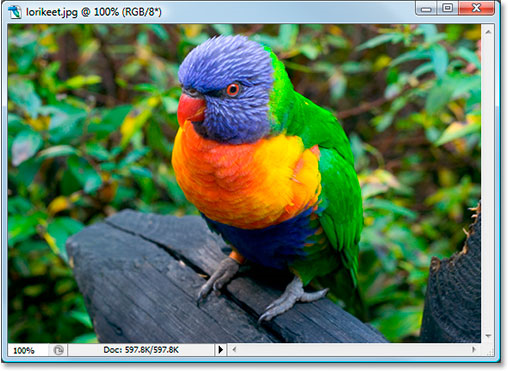
#> input picture part-4  Color Image Compression/color_image.bmp, 508 x 371 px
$ python main.py
#> lines starting #> are read from the running program, lines starting #| are printed output that depends on the picture
from PIL import Image
import numpy as np
import os
import math
import struct
from collections import Counter


# --- LZW Sıkıştırma ve Açma Fonksiyonları (Gray-Scale için) ---

def compute_differences(channel):
    """
    Computes row-wise and column-wise differences for a channel
    Returns the difference image
    """
    rows, cols = channel.shape
    diff_image = np.zeros_like(channel, dtype=np.int16)

    # Row-wise differences (starting from second pixel in each row)
    diff_image[:, 1:] = channel[:, 1:].astype(np.int16) - channel[:, :-1].astype(np.int16)

    # Column-wise differences for first column (starting from second pixel)
    diff_image[1:, 0] = channel[1:, 0].astype(np.int16) - channel[:-1, 0].astype(np.int16)

    return diff_image

def restore_from_differences(diff_image):
    """
    Restores original image from differences
    """
    rows, cols = diff_image.shape
    restored = np.zeros_like(diff_image, dtype=np.uint8)

    # Restore first column
    restored[0, 0] = diff_image[0, 0]  # First pixel remains unchanged
    for i in range(1, rows):
        restored[i, 0] = (restored[i-1, 0] + diff_image[i, 0]) % 256

    # Restore rest of the image row by row
    for i in range(rows):
        for j in range(1, cols):
            restored[i, j] = (restored[i, j-1] + diff_image[i, j]) % 256

    return restored

def lzw_compress_gray(data):
    dictionary = {bytes([i]): i for i in range(256)}
    dict_size = 256
    max_dict_size = 65536  # 16-bit limit
    w = bytes()
    compressed = []

    for pixel in data:
        # Convert negative differences to positive representation
        if pixel < 0:
            pixel = 256 + pixel  # Map negative values to upper range

        wc = w + bytes([pixel % 256])
        if wc in dictionary:
            w = wc
        else:
            compressed.append(dictionary[w])
            if dict_size < max_dict_size:
                dictionary[wc] = dict_size
                dict_size += 1
            w = bytes([pixel % 256])

    if w:
        compressed.append(dictionary[w])
    return compressed

def lzw_decompress_gray(codes):
    dictionary = {i: bytes([i]) for i in range(256)}
    dict_size = 256
    w = bytes([codes.pop(0)])
    result = [w]

    for code in codes:
        if code in dictionary:
            entry = dictionary[code]
        elif code == dict_size:
            entry = w + w[:1]
        else:
            raise ValueError(f"Invalid compressed code: {code}")

        result.append(entry)
        dictionary[dict_size] = w + entry[:1]
        dict_size += 1
        w = entry

    decompressed = list(b''.join(result))
    # Convert back to signed values if necessary
    return [(x - 256 if x > 127 else x) for x in decompressed]


# --- Renkli Görüntü için Sıkıştırma ve Açma Fonksiyonları ---

def compress_color_image(image_path, compressed_file):
    """
    1. Renkli resmi açar ve RGB bileşenlerine ayırır (her biri bir gri seviye görüntüsüdür).
    2. Her kanal için LZW ile sıkıştırma uygular.
    3. Sıkıştırılmış kodları ve görüntü boyut bilgisini tek bir binary dosyada saklar.
    4. Ayrıca her kanal için metrikler hesaplanabilir.
    """
#> called with image_path = 'color_image.bmp', compressed_file = 'compressed_diff_lzw.bin'
    # Resmi aç ve RGB'ye çevir
    img = Image.open(image_path).convert("RGB")
#> img is the input picture: PIL image 508x371 RGB; mean R, G, B 97.1, 122.5, 92.7
    # Görüntü boyutları (tüm kanallar aynı boyutta)
    rows, cols = img.size[1], img.size[0]  # Pillow'da (width, height) olduğundan dikkat!
#> rows = 371; cols = 508

    # Kanal ayrımı (R, G, B)
    r, g, b = img.split()
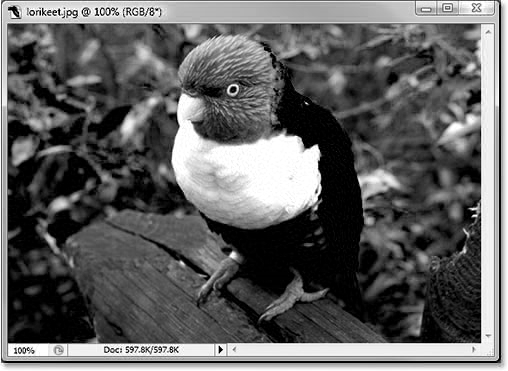
#> r: PIL image 508x371 L; min 0, max 255, mean 97.1
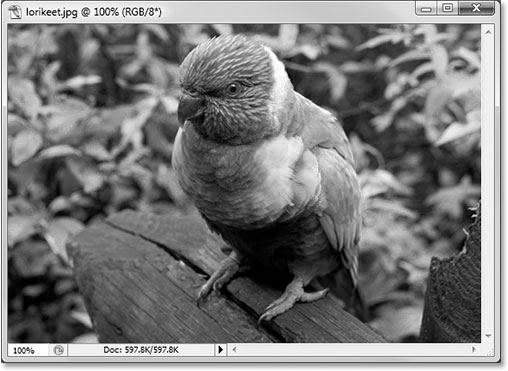
#> g: PIL image 508x371 L; min 0, max 255, mean 122.5
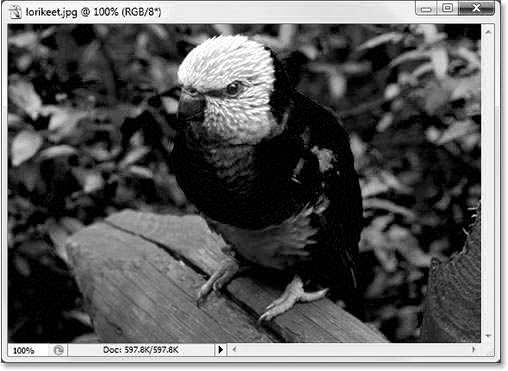
#> b: PIL image 508x371 L; min 0, max 255, mean 92.7
    channels = {'R': np.array(r, dtype=np.uint8),
                'G': np.array(g, dtype=np.uint8),
                'B': np.array(b, dtype=np.uint8)}

    # Her kanal için sıkıştırılmış kodları saklamak üzere bir yapı oluşturuyoruz
    compressed_channels = {}

    for key in channels:
        # Compute differences
        diff_image = compute_differences(channels[key])
        # Flatten and compress
        data = diff_image.flatten().tolist()
        codes = lzw_compress_gray(data)
        compressed_channels[key] = codes
#> this loop made 3 passes
#> key on passes 1 to 3: 'R', 'G', 'B'
#> pass 1, in compress_color_image, `diff_image = compute_differences(channels[key])`:
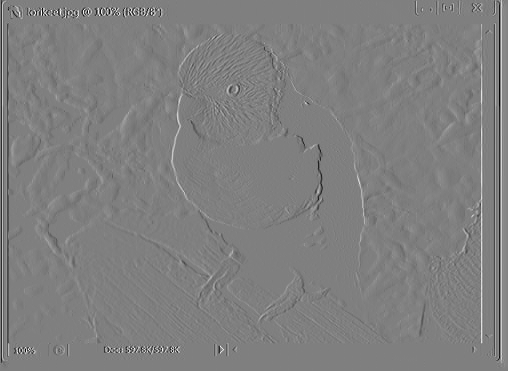
#> diff_image: shape (371, 508) int16; min -255, max 255, mean 0; drawn with min black and max white
#> after the loop, compressed_channels = 3 items

    # Sıkıştırılmış veriyi dosyaya yazıyoruz.
    # Dosya formatı:
    # 1) 4 byte: rows (unsigned int, big endian)
    # 2) 4 byte: cols (unsigned int)
    # Sonra her kanal için sırasıyla:
    # 3) 4 byte: Kanalın kod sayısı (N)
    # 4) N adet 2 byte: Her kod (unsigned short, big endian)
    with open(compressed_file, "wb") as f:
        f.write(struct.pack(">I", rows))
        f.write(struct.pack(">I", cols))
        # Kanallar R, G, B sırasıyla yazılıyor.
        for key in ['R', 'G', 'B']:
            codes = compressed_channels[key]
            f.write(struct.pack(">I", len(codes)))  # Kanal kod sayısı
            for code in codes:
                f.write(struct.pack(">H", code))  # Her kodu 2 bayt olarak yazıyoruz (H: unsigned short)
#> the loop in calculate_color_metrics, `for i in range(3):` made 3 passes
#> entropy on passes 1 to 3: 5.2, 5.24, 5.13
#> after the loop in calculate_color_metrics, `for i in range(3):`: entropies = [5.2, 5.24, 5.13]
#> in calculate_color_metrics, `avg_entropy = sum(entropies) / 3`: avg_entropy = 5.19
#> the loop in calculate_color_metrics, `for _ in range(3):` made 3 passes
#> (num_codes, total_codes) on passes 1 to 3: (69530, 69530), (69457, 138987), (68655, 207642)
#> after the loop in calculate_color_metrics, `for _ in range(3):`: total_codes = 207642
#> in calculate_color_metrics, `avg_code_length = (total_codes * 16) / (img.shape[0] * img.shape[1] * 3)`: avg_code_length = 5.88
#| Ortalama Kod Uzunluğu: 5.8759 bit/piksel
#| Ortalama Entropi: 5.1878 bit/piksel
    print("Sıkıştırma tamamlandı. Sıkıştırılmış dosya:", compressed_file)


def decompress_color_image(compressed_file, restored_image_path):
    """
    Sıkıştırılmış dosyayı açar, içindeki bilgiden RGB kanallarını LZW açma yöntemiyle geri getirir,
    orijinal boyutlara yeniden şekillendirir ve restore edilmiş renkli resmi oluşturur.
    """
#> called with compressed_file = 'compressed_diff_lzw.bin', restored_image_path = 'restored_diff_lzw.bmp'
    with open(compressed_file, "rb") as f:
        # Görüntü boyutlarını oku.
        rows = struct.unpack(">I", f.read(4))[0]
#> rows = 371
        cols = struct.unpack(">I", f.read(4))[0]
#> cols = 508
        channels_restored = {}
        for key in ['R', 'G', 'B']:
            # Her kanal için kod sayısını oku.
            num_codes = struct.unpack(">I", f.read(4))[0]
            codes = [struct.unpack(">H", f.read(2))[0] for _ in range(num_codes)]  # 2 bayt okuyoruz
            # LZW açma işlemi
            decompressed = lzw_decompress_gray(codes)
            # Yeniden 2D'ye dönüştür (uint8 formatına çeviriyoruz)
            diff_image = np.array(decompressed, dtype=np.int16).reshape((rows, cols))
            # Restore from differences
            channel_array = restore_from_differences(diff_image)
            channels_restored[key] = channel_array
#> this loop made 3 passes
#> num_codes on passes 1 to 3: 69530, 69457, 68655
#> pass 1, in decompress_color_image, `channel_array = restore_from_differences(diff_image)`:
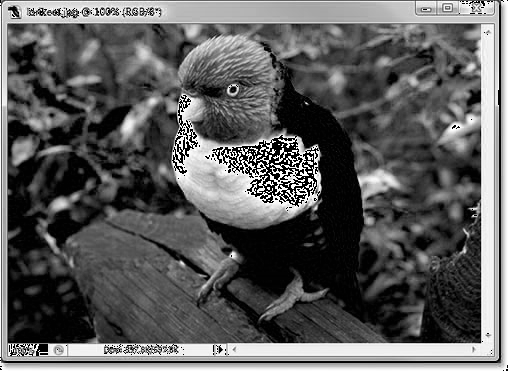
#> channel_array: shape (371, 508); min 0, max 255, mean 92.9
#> after the loop:
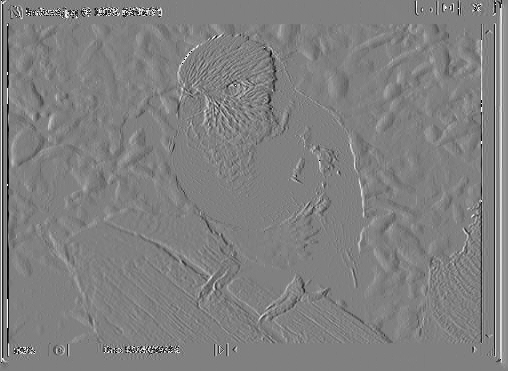
#> diff_image: shape (371, 508) int16; min -128, max 127, mean 0.2; drawn with min black and max white
#> after the loop, channels_restored = 3 items

    # Kanalları birleştirip renkli görüntü oluşturuyoruz.
    restored_img = Image.merge("RGB", (Image.fromarray(channels_restored['R']),
                                       Image.fromarray(channels_restored['G']),
                                       Image.fromarray(channels_restored['B'])))
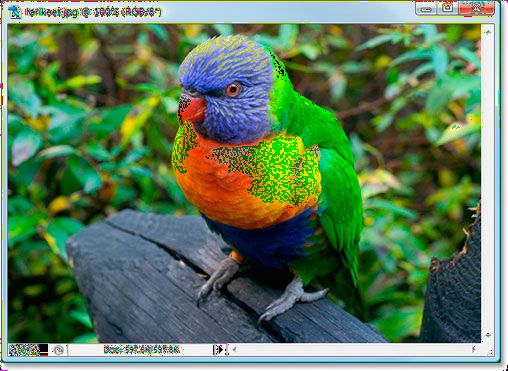
#> restored_img: PIL image 508x371 RGB; mean R, G, B 92.9, 123.4, 90.1
    restored_img.save(restored_image_path)
    print("Açma tamamlandı. Restore edilmiş resim:", restored_image_path)
    return restored_img


def calculate_color_metrics(image_path, compressed_file):
    """
    Orijinal resim ve sıkıştırılmış dosya üzerinden metrikleri hesaplar:
    - Entropi (her kanal için ayrı ayrı hesaplanıp ortalaması alınabilir)
    - Ortalama kod uzunluğu (tüm kanalların toplam kod sayısı üzerinden)
    - Sıkıştırılmış dosya boyutu
    - Sıkıştırma oranı
    """
    # Orijinal resmin dosya boyutunu alıyoruz
    original_size = os.path.getsize(image_path)
    compressed_size = os.path.getsize(compressed_file)

    # Açık resmi numpy array'e çevir (RGB)
    img = np.array(Image.open(image_path).convert("RGB"))
    # Entropi: Her kanalın histogramı hesaplanıp ortalaması alınabilir.
    entropies = []
    for i in range(3):
        channel = img[:, :, i].flatten()
        # Calculate differences for entropy
        diff_channel = np.diff(channel)
        hist = Counter(diff_channel)
        total = len(diff_channel)
        entropy = -sum((count / total) * math.log2(count / total) for count in hist.values())
        entropies.append(entropy)
    avg_entropy = sum(entropies) / 3

    # Ortalama kod uzunluğunu hesaplamak için,
    # dosyadaki toplam bit sayısı bölünmüş toplam sembol sayısı (R+G+B)
    total_codes = 0
    with open(compressed_file, "rb") as f:
        f.read(8)  # rows, cols
        for _ in range(3):
            num_codes = struct.unpack(">I", f.read(4))[0]
            total_codes += num_codes
            f.read(num_codes * 2)  # 2 bayt okuyoruz her kod için
    # Her kodu 2 bayt = 16 bit olarak sakladığımızı varsayarsak:
    avg_code_length = (total_codes * 16) / (img.shape[0] * img.shape[1] * 3)  # bit/piksel

    compression_ratio = compressed_size / original_size

    print(f"Orijinal Dosya Boyutu: {original_size} byte")
    print(f"Sıkıştırılmış Dosya Boyutu: {compressed_size} byte")
    print(f"Compression Ratio: {compression_ratio:.4f}")
    print(f"Ortalama Kod Uzunluğu: {avg_code_length:.4f} bit/piksel")
    print(f"Ortalama Entropi: {avg_entropy:.4f} bit/piksel")

    return avg_entropy, avg_code_length, compressed_size, compression_ratio


# --- Ana Program Bloğu ---

if __name__ == "__main__":
    image_path = "color_image.bmp"  # Renkli görüntü dosyanızın yolu
    compressed_file = "compressed_diff_lzw.bin"
    restored_image_path = "restored_diff_lzw.bmp"

    # Sıkıştırma aşaması
    compress_color_image(image_path, compressed_file)
    calculate_color_metrics(image_path, compressed_file)

    # Açma (Decompression) aşaması
    restored_img = decompress_color_image(compressed_file, restored_image_path)

    # Karşılaştırma: Orijinal ve açılmış görüntüleri piksel bazında kontrol edelim.
    original_img = Image.open(image_path).convert("RGB")
    if np.array_equal(np.array(original_img), np.array(restored_img)):
        print("Başarılı: Orijinal ve restore edilmiş görüntüler aynı!")
    else:
        print("Hata: Görüntüler arasında fark var.")
